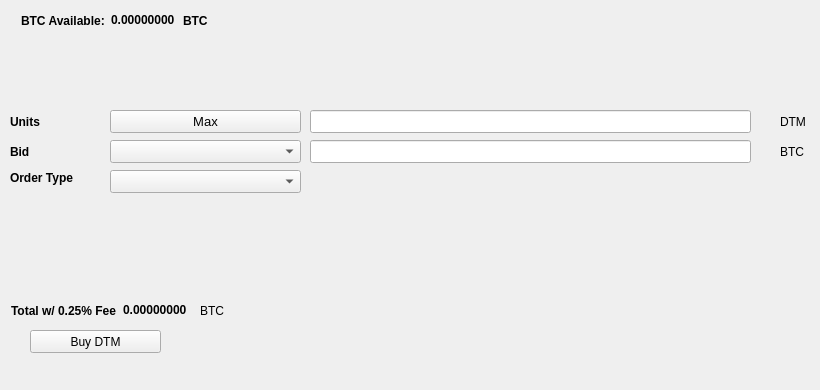
   <widget class="QWidget" name="BuyTab">
    <attribute name="title">
     <string>Buy</string>
    </attribute>
    <widget class="QPushButton" name="BuyDTM">
     <property name="geometry">
      <rect>
       <x>30</x>
       <y>330</y>
       <width>131</width>
       <height>23</height>
      </rect>
     </property>
     <property name="text">
      <string>Buy DTM</string>
     </property>
     <property name="icon">
      <iconset resource="../dotme.qrc">
       <normaloff>:/icons/bitcoin</normaloff>:/icons/bitcoin</iconset>
     </property>
    </widget>
    <widget class="QLabel" name="label_3">
     <property name="geometry">
      <rect>
       <x>10</x>
       <y>110</y>
       <width>46</width>
       <height>23</height>
      </rect>
     </property>
     <property name="font">
      <font>
       <weight>75</weight>
       <bold>true</bold>
      </font>
     </property>
     <property name="text">
      <string>Units</string>
     </property>
    </widget>
    <widget class="QLineEdit" name="UnitsInput">
     <property name="geometry">
      <rect>
       <x>310</x>
       <y>110</y>
       <width>441</width>
       <height>23</height>
      </rect>
     </property>
     <property name="font">
      <font>
       <pointsize>9</pointsize>
       <weight>75</weight>
       <bold>true</bold>
      </font>
     </property>
    </widget>
    <widget class="QLineEdit" name="BuyBidPriceEdit">
     <property name="geometry">
      <rect>
       <x>310</x>
       <y>140</y>
       <width>441</width>
       <height>23</height>
      </rect>
     </property>
     <property name="font">
      <font>
       <pointsize>9</pointsize>
       <weight>75</weight>
       <bold>true</bold>
      </font>
     </property>
    </widget>
    <widget class="QLabel" name="label_4">
     <property name="geometry">
      <rect>
       <x>780</x>
       <y>110</y>
       <width>31</width>
       <height>23</height>
      </rect>
     </property>
     <property name="text">
      <string>DTM</string>
     </property>
    </widget>
    <widget class="QLabel" name="label_5">
     <property name="geometry">
      <rect>
       <x>780</x>
       <y>140</y>
       <width>31</width>
       <height>23</height>
      </rect>
     </property>
     <property name="text">
      <string>BTC</string>
     </property>
    </widget>
    <widget class="QLabel" name="label_6">
     <property name="geometry">
      <rect>
       <x>10</x>
       <y>140</y>
       <width>46</width>
       <height>23</height>
      </rect>
     </property>
     <property name="font">
      <font>
       <weight>75</weight>
       <bold>true</bold>
      </font>
     </property>
     <property name="text">
      <string>Bid</string>
     </property>
    </widget>
    <widget class="QLabel" name="label_7">
     <property name="geometry">
      <rect>
       <x>10</x>
       <y>170</y>
       <width>91</width>
       <height>16</height>
      </rect>
     </property>
     <property name="font">
      <font>
       <weight>75</weight>
       <bold>true</bold>
      </font>
     </property>
     <property name="text">
      <string>Order Type</string>
     </property>
    </widget>
    <widget class="QPushButton" name="Buy_Max_Amount">
     <property name="geometry">
      <rect>
       <x>110</x>
       <y>110</y>
       <width>191</width>
       <height>23</height>
      </rect>
     </property>
     <property name="font">
      <font>
       <pointsize>10</pointsize>
      </font>
     </property>
     <property name="text">
      <string>Max</string>
     </property>
    </widget>
    <widget class="QComboBox" name="BuyBidcomboBox">
     <property name="geometry">
      <rect>
       <x>110</x>
       <y>140</y>
       <width>191</width>
       <height>23</height>
      </rect>
     </property>
     <property name="font">
      <font>
       <pointsize>10</pointsize>
      </font>
     </property>
    </widget>
    <widget class="QComboBox" name="buyOrdertypeCombo">
     <property name="geometry">
      <rect>
       <x>110</x>
       <y>170</y>
       <width>191</width>
       <height>23</height>
      </rect>
     </property>
     <property name="font">
      <font>
       <pointsize>10</pointsize>
      </font>
     </property>
    </widget>
    <widget class="QWidget" name="layoutWidget1">
     <property name="geometry">
      <rect>
       <x>21</x>
       <y>11</y>
       <width>227</width>
       <height>19</height>
      </rect>
     </property>
     <layout class="QHBoxLayout" name="horizontalLayout_3">
      <item>
       <widget class="QLabel" name="label232">
        <property name="font">
         <font>
          <weight>75</weight>
          <bold>true</bold>
         </font>
        </property>
        <property name="text">
         <string>BTC Available:</string>
        </property>
       </widget>
      </item>
      <item>
       <widget class="QLabel" name="BtcAvailableLbl">
        <property name="palette">
         <palette>
          <active>
           <colorrole role="WindowText">
            <brush brushstyle="SolidPattern">
             <color alpha="255">
              <red>0</red>
              <green>0</green>
              <blue>0</blue>
             </color>
            </brush>
           </colorrole>
           <colorrole role="Button">
            <brush brushstyle="SolidPattern">
             <color alpha="255">
              <red>0</red>
              <green>170</green>
              <blue>0</blue>
             </color>
            </brush>
           </colorrole>
           <colorrole role="Light">
            <brush brushstyle="SolidPattern">
             <color alpha="255">
              <red>0</red>
              <green>255</green>
              <blue>0</blue>
             </color>
            </brush>
           </colorrole>
           <colorrole role="Midlight">
            <brush brushstyle="SolidPattern">
             <color alpha="255">
              <red>0</red>
              <green>212</green>
              <blue>0</blue>
             </color>
            </brush>
           </colorrole>
           <colorrole role="Dark">
            <brush brushstyle="SolidPattern">
             <color alpha="255">
              <red>0</red>
              <green>85</green>
              <blue>0</blue>
             </color>
            </brush>
           </colorrole>
           <colorrole role="Mid">
            <brush brushstyle="SolidPattern">
             <color alpha="255">
              <red>0</red>
              <green>113</green>
              <blue>0</blue>
             </color>
            </brush>
           </colorrole>
           <colorrole role="Text">
            <brush brushstyle="SolidPattern">
             <color alpha="255">
              <red>0</red>
              <green>170</green>
              <blue>0</blue>
             </color>
            </brush>
           </colorrole>
           <colorrole role="BrightText">
            <brush brushstyle="SolidPattern">
             <color alpha="255">
              <red>255</red>
              <green>255</green>
              <blue>255</blue>
             </color>
            </brush>
           </colorrole>
           <colorrole role="ButtonText">
            <brush brushstyle="SolidPattern">
             <color alpha="255">
              <red>0</red>
              <green>0</green>
              <blue>0</blue>
             </color>
            </brush>
           </colorrole>
           <colorrole role="Base">
            <brush brushstyle="SolidPattern">
             <color alpha="255">
              <red>255</red>
              <green>255</green>
              <blue>255</blue>
             </color>
            </brush>
           </colorrole>
           <colorrole role="Window">
            <brush brushstyle="SolidPattern">
             <color alpha="255">
              <red>0</red>
              <green>170</green>
              <blue>0</blue>
             </color>
            </brush>
           </colorrole>
           <colorrole role="Shadow">
            <brush brushstyle="SolidPattern">
             <color alpha="255">
              <red>0</red>
              <green>0</green>
              <blue>0</blue>
             </color>
            </brush>
           </colorrole>
           <colorrole role="AlternateBase">
            <brush brushstyle="SolidPattern">
             <color alpha="255">
              <red>127</red>
              <green>212</green>
              <blue>127</blue>
             </color>
            </brush>
           </colorrole>
           <colorrole role="ToolTipBase">
            <brush brushstyle="SolidPattern">
             <color alpha="255">
              <red>255</red>
              <green>255</green>
              <blue>220</blue>
             </color>
            </brush>
           </colorrole>
           <colorrole role="ToolTipText">
            <brush brushstyle="SolidPattern">
             <color alpha="255">
              <red>0</red>
              <green>0</green>
              <blue>0</blue>
             </color>
            </brush>
           </colorrole>
          </active>
          <inactive>
           <colorrole role="WindowText">
            <brush brushstyle="SolidPattern">
             <color alpha="255">
              <red>0</red>
              <green>0</green>
              <blue>0</blue>
             </color>
            </brush>
           </colorrole>
           <colorrole role="Button">
            <brush brushstyle="SolidPattern">
             <color alpha="255">
              <red>0</red>
              <green>170</green>
              <blue>0</blue>
             </color>
            </brush>
           </colorrole>
           <colorrole role="Light">
            <brush brushstyle="SolidPattern">
             <color alpha="255">
              <red>0</red>
              <green>255</green>
              <blue>0</blue>
             </color>
            </brush>
           </colorrole>
           <colorrole role="Midlight">
            <brush brushstyle="SolidPattern">
             <color alpha="255">
              <red>0</red>
              <green>212</green>
              <blue>0</blue>
             </color>
            </brush>
           </colorrole>
           <colorrole role="Dark">
            <brush brushstyle="SolidPattern">
             <color alpha="255">
              <red>0</red>
              <green>85</green>
              <blue>0</blue>
             </color>
            </brush>
           </colorrole>
           <colorrole role="Mid">
            <brush brushstyle="SolidPattern">
             <color alpha="255">
              <red>0</red>
              <green>113</green>
              <blue>0</blue>
             </color>
            </brush>
           </colorrole>
           <colorrole role="Text">
            <brush brushstyle="SolidPattern">
             <color alpha="255">
              <red>0</red>
              <green>170</green>
              <blue>0</blue>
             </color>
            </brush>
           </colorrole>
           <colorrole role="BrightText">
            <brush brushstyle="SolidPattern">
             <color alpha="255">
              <red>255</red>
              <green>255</green>
              <blue>255</blue>
             </color>
            </brush>
           </colorrole>
           <colorrole role="ButtonText">
            <brush brushstyle="SolidPattern">
             <color alpha="255">
              <red>0</red>
              <green>0</green>
              <blue>0</blue>
             </color>
            </brush>
           </colorrole>
           <colorrole role="Base">
            <brush brushstyle="SolidPattern">
             <color alpha="255">
              <red>255</red>
              <green>255</green>
              <blue>255</blue>
             </color>
            </brush>
           </colorrole>
           <colorrole role="Window">
            <brush brushstyle="SolidPattern">
             <color alpha="255">
              <red>0</red>
              <green>170</green>
              <blue>0</blue>
             </color>
            </brush>
           </colorrole>
           <colorrole role="Shadow">
            <brush brushstyle="SolidPattern">
             <color alpha="255">
              <red>0</red>
              <green>0</green>
              <blue>0</blue>
             </color>
            </brush>
           </colorrole>
           <colorrole role="AlternateBase">
            <brush brushstyle="SolidPattern">
             <color alpha="255">
              <red>127</red>
              <green>212</green>
              <blue>127</blue>
             </color>
            </brush>
           </colorrole>
           <colorrole role="ToolTipBase">
            <brush brushstyle="SolidPattern">
             <color alpha="255">
              <red>255</red>
              <green>255</green>
              <blue>220</blue>
             </color>
            </brush>
           </colorrole>
           <colorrole role="ToolTipText">
            <brush brushstyle="SolidPattern">
             <color alpha="255">
              <red>0</red>
              <green>0</green>
              <blue>0</blue>
             </color>
            </brush>
           </colorrole>
          </inactive>
          <disabled>
           <colorrole role="WindowText">
            <brush brushstyle="SolidPattern">
             <color alpha="255">
              <red>0</red>
              <green>85</green>
              <blue>0</blue>
             </color>
            </brush>
           </colorrole>
           <colorrole role="Button">
            <brush brushstyle="SolidPattern">
             <color alpha="255">
              <red>0</red>
              <green>170</green>
              <blue>0</blue>
             </color>
            </brush>
           </colorrole>
           <colorrole role="Light">
            <brush brushstyle="SolidPattern">
             <color alpha="255">
              <red>0</red>
              <green>255</green>
              <blue>0</blue>
             </color>
            </brush>
           </colorrole>
           <colorrole role="Midlight">
            <brush brushstyle="SolidPattern">
             <color alpha="255">
              <red>0</red>
              <green>212</green>
              <blue>0</blue>
             </color>
            </brush>
           </colorrole>
           <colorrole role="Dark">
            <brush brushstyle="SolidPattern">
             <color alpha="255">
              <red>0</red>
              <green>85</green>
              <blue>0</blue>
             </color>
            </brush>
           </colorrole>
           <colorrole role="Mid">
            <brush brushstyle="SolidPattern">
             <color alpha="255">
              <red>0</red>
              <green>113</green>
              <blue>0</blue>
             </color>
            </brush>
           </colorrole>
           <colorrole role="Text">
            <brush brushstyle="SolidPattern">
             <color alpha="255">
              <red>0</red>
              <green>85</green>
              <blue>0</blue>
             </color>
            </brush>
           </colorrole>
           <colorrole role="BrightText">
            <brush brushstyle="SolidPattern">
             <color alpha="255">
              <red>255</red>
              <green>255</green>
              <blue>255</blue>
             </color>
            </brush>
           </colorrole>
           <colorrole role="ButtonText">
            <brush brushstyle="SolidPattern">
             <color alpha="255">
              <red>0</red>
              <green>85</green>
              <blue>0</blue>
             </color>
            </brush>
           </colorrole>
           <colorrole role="Base">
            <brush brushstyle="SolidPattern">
             <color alpha="255">
              <red>0</red>
              <green>170</green>
              <blue>0</blue>
             </color>
            </brush>
           </colorrole>
           <colorrole role="Window">
            <brush brushstyle="SolidPattern">
             <color alpha="255">
              <red>0</red>
              <green>170</green>
              <blue>0</blue>
             </color>
            </brush>
           </colorrole>
           <colorrole role="Shadow">
            <brush brushstyle="SolidPattern">
             <color alpha="255">
              <red>0</red>
              <green>0</green>
              <blue>0</blue>
             </color>
            </brush>
           </colorrole>
           <colorrole role="AlternateBase">
            <brush brushstyle="SolidPattern">
             <color alpha="255">
              <red>0</red>
              <green>170</green>
              <blue>0</blue>
             </color>
            </brush>
           </colorrole>
           <colorrole role="ToolTipBase">
            <brush brushstyle="SolidPattern">
             <color alpha="255">
              <red>255</red>
              <green>255</green>
              <blue>220</blue>
             </color>
            </brush>
           </colorrole>
           <colorrole role="ToolTipText">
            <brush brushstyle="SolidPattern">
             <color alpha="255">
              <red>0</red>
              <green>0</green>
              <blue>0</blue>
             </color>
            </brush>
           </colorrole>
          </disabled>
         </palette>
        </property>
        <property name="font">
         <font>
          <weight>75</weight>
          <bold>true</bold>
         </font>
        </property>
        <property name="text">
         <string>0.00000000</string>
        </property>
        <property name="textInteractionFlags">
         <set>Qt::LinksAccessibleByMouse|Qt::TextSelectableByKeyboard|Qt::TextSelectableByMouse</set>
        </property>
       </widget>
      </item>
      <item>
       <widget class="QLabel" name="BtcAvailableLbl_2">
        <property name="font">
         <font>
          <weight>75</weight>
          <bold>true</bold>
         </font>
        </property>
        <property name="text">
         <string>BTC</string>
        </property>
       </widget>
      </item>
     </layout>
    </widget>
    <widget class="QWidget" name="layoutWidge2">
     <property name="geometry">
      <rect>
       <x>11</x>
       <y>301</y>
       <width>259</width>
       <height>19</height>
      </rect>
     </property>
     <layout class="QHBoxLayout" name="horizontalLayout_4">
      <item>
       <widget class="QLabel" name="label_9">
        <property name="font">
         <font>
          <weight>75</weight>
          <bold>true</bold>
         </font>
        </property>
        <property name="text">
         <string>Total w/ 0.25% Fee</string>
        </property>
       </widget>
      </item>
      <item>
       <widget class="QLabel" name="BuyCostLabel">
        <property name="palette">
         <palette>
          <active>
           <colorrole role="WindowText">
            <brush brushstyle="SolidPattern">
             <color alpha="255">
              <red>0</red>
              <green>0</green>
              <blue>0</blue>
             </color>
            </brush>
           </colorrole>
           <colorrole role="Button">
            <brush brushstyle="SolidPattern">
             <color alpha="255">
              <red>0</red>
              <green>170</green>
              <blue>0</blue>
             </color>
            </brush>
           </colorrole>
           <colorrole role="Light">
            <brush brushstyle="SolidPattern">
             <color alpha="255">
              <red>0</red>
              <green>255</green>
              <blue>0</blue>
             </color>
            </brush>
           </colorrole>
           <colorrole role="Midlight">
            <brush brushstyle="SolidPattern">
             <color alpha="255">
              <red>0</red>
              <green>212</green>
              <blue>0</blue>
             </color>
            </brush>
           </colorrole>
           <colorrole role="Dark">
            <brush brushstyle="SolidPattern">
             <color alpha="255">
              <red>0</red>
              <green>85</green>
              <blue>0</blue>
             </color>
            </brush>
           </colorrole>
           <colorrole role="Mid">
            <brush brushstyle="SolidPattern">
             <color alpha="255">
              <red>0</red>
              <green>113</green>
              <blue>0</blue>
             </color>
            </brush>
           </colorrole>
           <colorrole role="Text">
            <brush brushstyle="SolidPattern">
             <color alpha="255">
              <red>0</red>
              <green>170</green>
              <blue>0</blue>
             </color>
            </brush>
           </colorrole>
           <colorrole role="BrightText">
            <brush brushstyle="SolidPattern">
             <color alpha="255">
              <red>255</red>
              <green>255</green>
              <blue>255</blue>
             </color>
            </brush>
           </colorrole>
           <colorrole role="ButtonText">
            <brush brushstyle="SolidPattern">
             <color alpha="255">
              <red>0</red>
              <green>0</green>
              <blue>0</blue>
             </color>
            </brush>
           </colorrole>
           <colorrole role="Base">
            <brush brushstyle="SolidPattern">
             <color alpha="255">
              <red>255</red>
              <green>255</green>
              <blue>255</blue>
             </color>
            </brush>
           </colorrole>
           <colorrole role="Window">
            <brush brushstyle="SolidPattern">
             <color alpha="255">
              <red>0</red>
              <green>170</green>
              <blue>0</blue>
             </color>
            </brush>
           </colorrole>
           <colorrole role="Shadow">
            <brush brushstyle="SolidPattern">
             <color alpha="255">
              <red>0</red>
              <green>0</green>
              <blue>0</blue>
             </color>
            </brush>
           </colorrole>
           <colorrole role="AlternateBase">
            <brush brushstyle="SolidPattern">
             <color alpha="255">
              <red>127</red>
              <green>212</green>
              <blue>127</blue>
             </color>
            </brush>
           </colorrole>
           <colorrole role="ToolTipBase">
            <brush brushstyle="SolidPattern">
             <color alpha="255">
              <red>255</red>
              <green>255</green>
              <blue>220</blue>
             </color>
            </brush>
           </colorrole>
           <colorrole role="ToolTipText">
            <brush brushstyle="SolidPattern">
             <color alpha="255">
              <red>0</red>
              <green>0</green>
              <blue>0</blue>
             </color>
            </brush>
           </colorrole>
          </active>
          <inactive>
           <colorrole role="WindowText">
            <brush brushstyle="SolidPattern">
             <color alpha="255">
              <red>0</red>
              <green>0</green>
              <blue>0</blue>
             </color>
            </brush>
           </colorrole>
           <colorrole role="Button">
            <brush brushstyle="SolidPattern">
             <color alpha="255">
              <red>0</red>
              <green>170</green>
              <blue>0</blue>
             </color>
            </brush>
           </colorrole>
           <colorrole role="Light">
            <brush brushstyle="SolidPattern">
             <color alpha="255">
              <red>0</red>
              <green>255</green>
              <blue>0</blue>
             </color>
            </brush>
           </colorrole>
           <colorrole role="Midlight">
            <brush brushstyle="SolidPattern">
             <color alpha="255">
              <red>0</red>
              <green>212</green>
              <blue>0</blue>
             </color>
            </brush>
           </colorrole>
           <colorrole role="Dark">
            <brush brushstyle="SolidPattern">
             <color alpha="255">
              <red>0</red>
              <green>85</green>
              <blue>0</blue>
             </color>
            </brush>
           </colorrole>
           <colorrole role="Mid">
            <brush brushstyle="SolidPattern">
             <color alpha="255">
              <red>0</red>
              <green>113</green>
              <blue>0</blue>
             </color>
            </brush>
           </colorrole>
           <colorrole role="Text">
            <brush brushstyle="SolidPattern">
             <color alpha="255">
              <red>0</red>
              <green>170</green>
              <blue>0</blue>
             </color>
            </brush>
           </colorrole>
           <colorrole role="BrightText">
            <brush brushstyle="SolidPattern">
             <color alpha="255">
              <red>255</red>
              <green>255</green>
              <blue>255</blue>
             </color>
            </brush>
           </colorrole>
           <colorrole role="ButtonText">
            <brush brushstyle="SolidPattern">
             <color alpha="255">
              <red>0</red>
              <green>0</green>
              <blue>0</blue>
             </color>
            </brush>
           </colorrole>
           <colorrole role="Base">
            <brush brushstyle="SolidPattern">
             <color alpha="255">
              <red>255</red>
              <green>255</green>
              <blue>255</blue>
             </color>
            </brush>
           </colorrole>
           <colorrole role="Window">
            <brush brushstyle="SolidPattern">
             <color alpha="255">
              <red>0</red>
              <green>170</green>
              <blue>0</blue>
             </color>
            </brush>
           </colorrole>
           <colorrole role="Shadow">
            <brush brushstyle="SolidPattern">
             <color alpha="255">
              <red>0</red>
              <green>0</green>
              <blue>0</blue>
             </color>
            </brush>
           </colorrole>
           <colorrole role="AlternateBase">
            <brush brushstyle="SolidPattern">
             <color alpha="255">
              <red>127</red>
              <green>212</green>
              <blue>127</blue>
             </color>
            </brush>
           </colorrole>
           <colorrole role="ToolTipBase">
            <brush brushstyle="SolidPattern">
             <color alpha="255">
              <red>255</red>
              <green>255</green>
              <blue>220</blue>
             </color>
            </brush>
           </colorrole>
           <colorrole role="ToolTipText">
            <brush brushstyle="SolidPattern">
             <color alpha="255">
              <red>0</red>
              <green>0</green>
              <blue>0</blue>
             </color>
            </brush>
           </colorrole>
          </inactive>
          <disabled>
           <colorrole role="WindowText">
            <brush brushstyle="SolidPattern">
             <color alpha="255">
              <red>0</red>
              <green>85</green>
              <blue>0</blue>
             </color>
            </brush>
           </colorrole>
           <colorrole role="Button">
            <brush brushstyle="SolidPattern">
             <color alpha="255">
              <red>0</red>
              <green>170</green>
              <blue>0</blue>
             </color>
            </brush>
           </colorrole>
           <colorrole role="Light">
            <brush brushstyle="SolidPattern">
             <color alpha="255">
              <red>0</red>
              <green>255</green>
              <blue>0</blue>
             </color>
            </brush>
           </colorrole>
           <colorrole role="Midlight">
            <brush brushstyle="SolidPattern">
             <color alpha="255">
              <red>0</red>
              <green>212</green>
              <blue>0</blue>
             </color>
            </brush>
           </colorrole>
           <colorrole role="Dark">
            <brush brushstyle="SolidPattern">
             <color alpha="255">
              <red>0</red>
              <green>85</green>
              <blue>0</blue>
             </color>
            </brush>
           </colorrole>
           <colorrole role="Mid">
            <brush brushstyle="SolidPattern">
             <color alpha="255">
              <red>0</red>
              <green>113</green>
              <blue>0</blue>
             </color>
            </brush>
           </colorrole>
           <colorrole role="Text">
            <brush brushstyle="SolidPattern">
             <color alpha="255">
              <red>0</red>
              <green>85</green>
              <blue>0</blue>
             </color>
            </brush>
           </colorrole>
           <colorrole role="BrightText">
            <brush brushstyle="SolidPattern">
             <color alpha="255">
              <red>255</red>
              <green>255</green>
              <blue>255</blue>
             </color>
            </brush>
           </colorrole>
           <colorrole role="ButtonText">
            <brush brushstyle="SolidPattern">
             <color alpha="255">
              <red>0</red>
              <green>85</green>
              <blue>0</blue>
             </color>
            </brush>
           </colorrole>
           <colorrole role="Base">
            <brush brushstyle="SolidPattern">
             <color alpha="255">
              <red>0</red>
              <green>170</green>
              <blue>0</blue>
             </color>
            </brush>
           </colorrole>
           <colorrole role="Window">
            <brush brushstyle="SolidPattern">
             <color alpha="255">
              <red>0</red>
              <green>170</green>
              <blue>0</blue>
             </color>
            </brush>
           </colorrole>
           <colorrole role="Shadow">
            <brush brushstyle="SolidPattern">
             <color alpha="255">
              <red>0</red>
              <green>0</green>
              <blue>0</blue>
             </color>
            </brush>
           </colorrole>
           <colorrole role="AlternateBase">
            <brush brushstyle="SolidPattern">
             <color alpha="255">
              <red>0</red>
              <green>170</green>
              <blue>0</blue>
             </color>
            </brush>
           </colorrole>
           <colorrole role="ToolTipBase">
            <brush brushstyle="SolidPattern">
             <color alpha="255">
              <red>255</red>
              <green>255</green>
              <blue>220</blue>
             </color>
            </brush>
           </colorrole>
           <colorrole role="ToolTipText">
            <brush brushstyle="SolidPattern">
             <color alpha="255">
              <red>0</red>
              <green>0</green>
              <blue>0</blue>
             </color>
            </brush>
           </colorrole>
          </disabled>
         </palette>
        </property>
        <property name="font">
         <font>
          <weight>75</weight>
          <bold>true</bold>
         </font>
        </property>
        <property name="autoFillBackground">
         <bool>false</bool>
        </property>
        <property name="text">
         <string>0.00000000</string>
        </property>
        <property name="textInteractionFlags">
         <set>Qt::LinksAccessibleByMouse|Qt::TextSelectableByMouse</set>
        </property>
       </widget>
      </item>
      <item>
       <widget class="QLabel" name="label_10">
        <property name="font">
         <font>
          <weight>50</weight>
          <bold>false</bold>
         </font>
        </property>
        <property name="text">
         <string>BTC</string>
        </property>
       </widget>
      </item>
     </layout>
    </widget>
    <widget class="QLabel" name="label_24">
     <property name="geometry">
      <rect>
       <x>460</x>
       <y>300</y>
       <width>281</width>
       <height>81</height>
      </rect>
     </property>
     <property name="text">
      <string/>
     </property>
     <property name="pixmap">
      <pixmap>:/images/bittrex</pixmap>
     </property>
    </widget>
   </widget>
